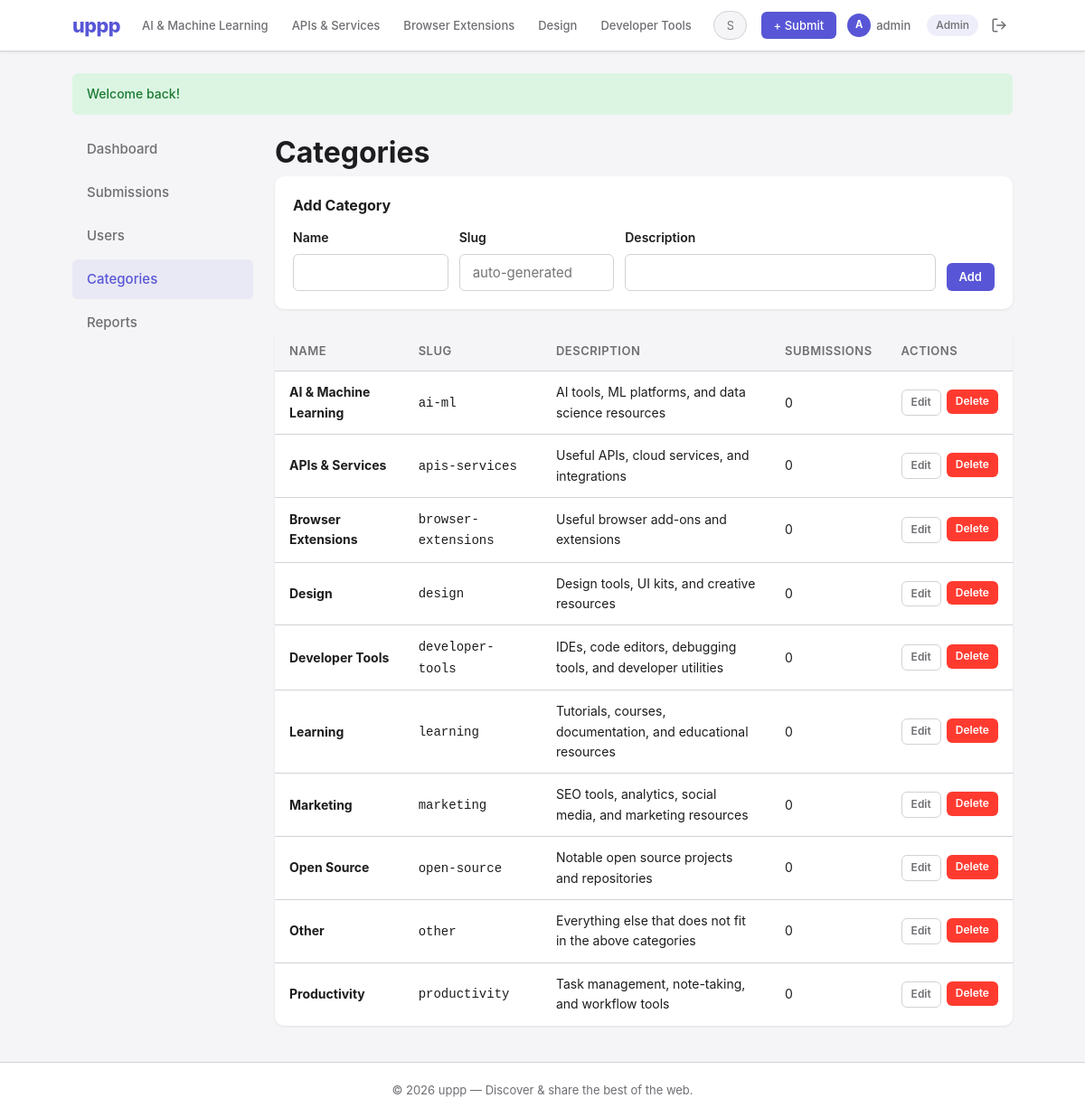
Screenshot of /admin/categories.php (signed in) with the database file from the repository.
### tables this page shows
CREATE TABLE `categories` (
  `id`          int(11)      NOT NULL AUTO_INCREMENT,
  `name`        varchar(100) NOT NULL,
  `slug`        varchar(100) NOT NULL,
  `description` text         DEFAULT NULL,
  PRIMARY KEY (`id`),
  UNIQUE KEY `name` (`name`),
  UNIQUE KEY `slug` (`slug`)
);

### includes/functions.php (called while the page is built, shortened)
<?php
function sanitize(string $value): string {
    return htmlspecialchars(trim($value), ENT_QUOTES, 'UTF-8');
}
function get_flash_messages(): array {
    $messages = $_SESSION['flash'] ?? [];
    return $messages;
}
function get_categories(PDO $pdo): array {
    return $pdo->query('SELECT * FROM categories ORDER BY name')->fetchAll();
}

### includes/auth.php (called while the page is built, shortened)
<?php
function is_logged_in(): bool {
    return isset($_SESSION['user_id']);
}
function is_admin(): bool {
    return is_logged_in() && ($_SESSION['role'] ?? '') === 'admin';
}
function current_user_id(): ?int {
    return $_SESSION['user_id'] ?? null;
}

### admin/categories.php (the view, shortened to what this page needs)
<?php
$baseUrl = '../';
require_once '../includes/db.php';
require_once '../includes/functions.php';
require_once '../includes/auth.php';
$categories = $pdo->query("
    SELECT c.*, (SELECT COUNT(*) FROM submissions WHERE category_id = c.id) AS submission_count
    FROM categories c ORDER BY c.name
")->fetchAll();
$editing = null;
require_once '../includes/header.php';
?>
<div class="admin-layout">
    <?php require_once __DIR__ . '/_sidebar.php'; ?>
    <div class="admin-content">
        <h1>Categories</h1>
        <div style="background: var(--color-surface); border-radius: var(--radius); padding: 20px; box-shadow: var(--shadow); margin-bottom: 24px;">
            <h2 style="font-size: 1rem; margin-bottom: 12px;"><?= $editing ? 'Edit Category' : 'Add Category' ?></h2>
            <form method="POST" style="display: flex; gap: 12px; flex-wrap: wrap; align-items: flex-end;">
                <div class="form-group" style="margin-bottom:0;flex:1;min-width:150px;">
                    <label for="name">Name</label>
                    <input type="text" id="name" name="name" value="<?= sanitize($editing['name'] ?? '') ?>" required>
                </div>
                <div class="form-group" style="margin-bottom:0;flex:1;min-width:150px;">
                    <label for="slug">Slug</label>
                    <input type="text" id="slug" name="slug" value="<?= sanitize($editing['slug'] ?? '') ?>" placeholder="auto-generated">
                </div>
                <div class="form-group" style="margin-bottom:0;flex:2;min-width:200px;">
                    <label for="description">Description</label>
                    <input type="text" id="description" name="description" value="<?= sanitize($editing['description'] ?? '') ?>">
                </div>
                <button type="submit" class="btn btn-primary btn-sm"><?= $editing ? 'Update' : 'Add' ?></button>
            </form>
        </div>
        <table class="admin-table">
            <thead>
                <tr>
                    <th>Name</th>
                    <th>Slug</th>
                    <th>Description</th>
                    <th>Submissions</th>
                    <th>Actions</th>
                </tr>
            </thead>
            <tbody>
                <?php foreach ($categories as $cat): ?>
                    <tr>
                        <td><strong><?= sanitize($cat['name']) ?></strong></td>
                        <td><code><?= sanitize($cat['slug']) ?></code></td>
                        <td><?= sanitize($cat['description'] ?? '—') ?></td>
                        <td><?= $cat['submission_count'] ?></td>
                        <td>
                            <div class="admin-actions">
                                <a href="?edit=<?= $cat['id'] ?>" class="btn btn-outline btn-sm">Edit</a>
                                <form method="POST" style="display:inline;" onsubmit="return confirm('Delete this category?')">
                                    <button type="submit" class="btn btn-danger btn-sm">Delete</button>
                                </form>
                            </div>
                        </td>
                    </tr>
                <?php endforeach; ?>
            </tbody>
        </table>
    </div>
</div>
<?php require_once '../includes/footer.php'; ?>

### includes/header.php (shortened to what this page needs)
<!DOCTYPE html>
<html lang="en">
<head>
    <link rel="stylesheet" href="<?= $baseUrl ?? '' ?>assets/css/style.css">
</head>
<body>
    <nav class="navbar">
        <div class="container navbar-inner">
            <a href="<?= $baseUrl ?? '' ?>index.php" class="logo">uppp</a>
            <div class="nav-menu">
                <div class="nav-categories">
                    <?php
                    $navCategories = get_categories($pdo);
                    foreach (array_slice($navCategories, 0, 5) as $cat): ?>
                        <a href="<?= $baseUrl ?? '' ?>category.php?slug=<?= sanitize($cat['slug']) ?>"><?= sanitize($cat['name']) ?></a>
                    <?php endforeach; ?>
                </div>
                <form class="search-form" action="<?= $baseUrl ?? '' ?>search.php" method="GET">
                    <input type="text" name="q" placeholder="Search..." value="<?= sanitize($_GET['q'] ?? '') ?>">
                </form>
                <div class="nav-auth">
                    <?php if (is_logged_in()): ?>
                        <a href="<?= $baseUrl ?? '' ?>submit.php" class="btn btn-primary btn-sm">+ Submit</a>
                        <a href="<?= $baseUrl ?? '' ?>profile.php?id=<?= current_user_id() ?>" class="nav-user">
                            <span class="nav-avatar"><?= strtoupper(substr($_SESSION['username'], 0, 1)) ?></span>
                            <?= sanitize($_SESSION['username']) ?>
                        </a>
                        <?php if (is_admin()): ?>
                            <a href="<?= $baseUrl ?? '' ?>admin/" class="badge badge-primary">Admin</a>
                        <?php endif; ?>
                        <a href="<?= $baseUrl ?? '' ?>logout.php" class="nav-logout" title="Log out">
                            <svg width="18" height="18" viewBox="0 0 24 24" fill="none" stroke="currentColor" stroke-width="2" stroke-linecap="round" stroke-linejoin="round"><path d="M9 21H5a2 2 0 01-2-2V5a2 2 0 012-2h4"/><polyline points="16 17 21 12 16 7"/><line x1="21" y1="12" x2="9" y2="12"/></svg>
                        </a>
                    <?php else: ?>
                        <a href="<?= $baseUrl ?? '' ?>login.php" class="nav-login">Log in</a>
                        <a href="<?= $baseUrl ?? '' ?>register.php" class="btn btn-primary btn-sm">Sign Up</a>
                    <?php endif; ?>
                </div>
            </div>
        </div>
    </nav>
    <main class="container">
        <?php foreach (get_flash_messages() as $msg): ?>
            <div class="flash flash-<?= sanitize($msg['type']) ?>">
                <?= sanitize($msg['message']) ?>
            </div>
        <?php endforeach; ?>

### admin/_sidebar.php
<div class="admin-sidebar">
    <?php $current = basename($_SERVER['PHP_SELF']); ?>
    <a href="index.php" class="<?= $current === 'index.php' ? 'active' : '' ?>">Dashboard</a>
    <a href="submissions.php" class="<?= $current === 'submissions.php' ? 'active' : '' ?>">Submissions</a>
    <a href="users.php" class="<?= $current === 'users.php' ? 'active' : '' ?>">Users</a>
    <a href="categories.php" class="<?= $current === 'categories.php' ? 'active' : '' ?>">Categories</a>
    <a href="reports.php" class="<?= $current === 'reports.php' ? 'active' : '' ?>">Reports</a>
</div>

### includes/footer.php (shortened to what this page needs)
    </main>
    <footer class="site-footer">
        <div class="container">
            <p>&copy; <?= date('Y') ?> uppp — Discover &amp; share the best of the web.</p>
        </div>
    </footer>
</body>
</html>

### rows the page displays
categories: name "AI & Machine Learning", slug "ai-ml", description "AI tools, ML platforms, and data science resources", submission_count "0"
categories: name "APIs & Services", slug "apis-services", description "Useful APIs, cloud services, and integrations", submission_count "0"
categories: name "Browser Extensions", slug "browser-extensions", description "Useful browser add-ons and extensions", submission_count "0"
categories: name "Design", slug "design", description "Design tools, UI kits, and creative resources", submission_count "0"
categories: name "Developer Tools", slug "developer-tools", description "IDEs, code editors, debugging tools, and developer utilities", submission_count "0"
categories: name "Learning", slug "learning", description "Tutorials, courses, documentation, and educational resources", submission_count "0"
categories: name "Marketing", slug "marketing", description "SEO tools, analytics, social media, and marketing resources", submission_count "0"
categories: name "Open Source", slug "open-source", description "Notable open source projects and repositories", submission_count "0"
categories: name "Other", slug "other", description "Everything else that does not fit in the above categories", submission_count "0"
categories: name "Productivity", slug "productivity", description "Task management, note-taking, and workflow tools", submission_count "0"

### other values shown
substr($_SESSION['username'], 0, 1) "A"
$_SESSION['username'] "admin"
$msg['message'] "Welcome back!"
